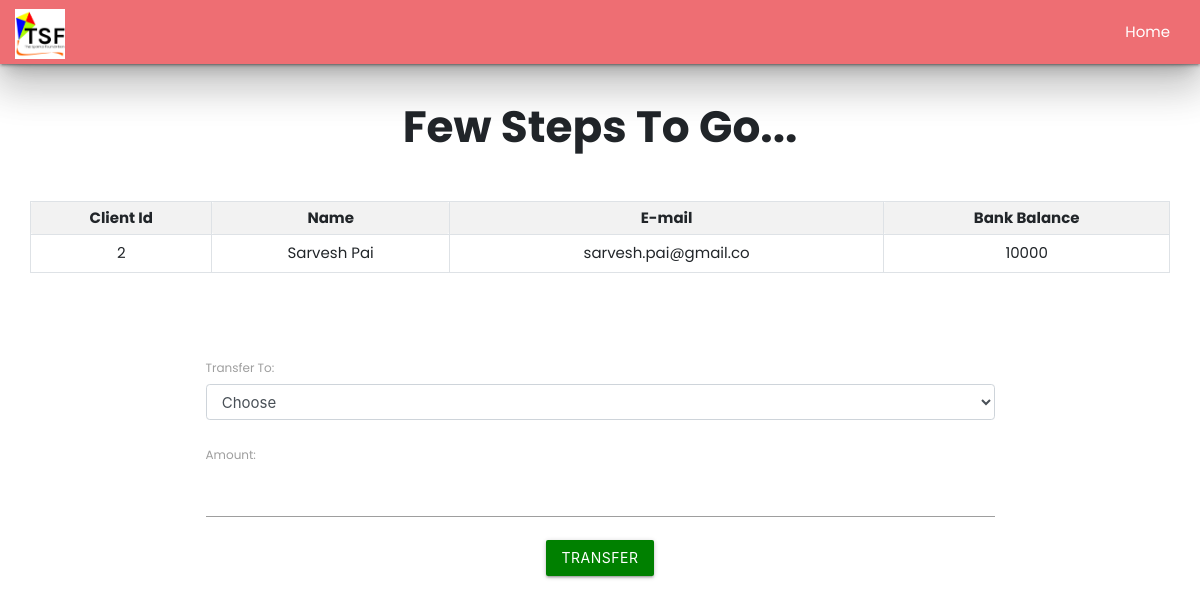
/php/userdetails.php?c_id=2, run on the app's committed database.
### tables this page shows
CREATE TABLE `clients` (
  `c_id` int(3) NOT NULL,
  `c_name` varchar(20) NOT NULL,
  `c_mail` varchar(20) DEFAULT NULL,
  `c_balance` int(10) NOT NULL
);

### php/userdetails.php (the view, shortened to what this page needs)
<!DOCTYPE html>
<html lang="en">
<head>
    <link rel="stylesheet" href="https://maxcdn.bootstrapcdn.com/bootstrap/4.0.0/css/bootstrap.min.css">
    <link rel="stylesheet" href="../css/style.css">
    <link rel="stylesheet" href="https://cdnjs.cloudflare.com/ajax/libs/materialize/1.0.0/css/materialize.min.css">
</head>
<body>
    <?php
    include 'navbar.php';
    ?>
    <div class="center mt-0 accent-3">
        <h3><b>Few Steps To Go...</b></h3>
    </div>
    <div class="container-fluid">
        <?php
        include './connection.php';
        if (isset($_REQUEST['c_id'])) {
            $sid = $_GET['c_id'];
            $sql = "SELECT * FROM  clients where c_id=$sid";
            $result = mysqli_query($conn, $sql);
            $rows = mysqli_fetch_assoc($result);
        }
        ?>
        <form method="post" name="tcredit" class="tabletext"><br>
            <div class="container-fluid">
                <table class="table table-sm table-striped table-condensed table-bordered">
                    <tr>
                        <th class="text-center">Client Id</th>
                        <th class="text-center">Name</th>
                        <th class="text-center">E-mail</th>
                        <th class="text-center">Bank Balance</th>
                    </tr>
                    <tr>
                        <td class="center py-2"><?php echo (isset($rows['c_id']) ? $rows['c_id'] : ''); ?></td>
                        <td class="center py-2"><?php echo (isset($rows['c_name']) ? $rows['c_name'] : ''); ?></td>
                        <td class="center py-2"><?php echo (isset($rows['c_mail']) ? $rows['c_mail'] : ''); ?></td>
                        <td class="center py-2"><?php echo (isset($rows['c_balance']) ? $rows['c_balance'] : ''); ?></td>
                    </tr>
                </table>
            </div>
            <div class="container">
                <br><br><br>
                <label for="to">Transfer To:</label>
                <select id="to" name="to" class="form-control" required>
                    <option value="" disabled selected>Choose</option>
            </div>
            <br>
            <label for="amount">Amount:</label>
            <input type="number" class="form-control border-black" name="amount" id="amount" required>
            <div class="text-center">
                <button class="btn mt-3" style="background-color: green" name="submit" type="submit" id="myBtn">Transfer</button>
            </div>
            <br>
        </form>
    </div>
</body>
</html>

### css/style.css (style rules this page uses)
body { font-family: Poppins; margin: 0; }

### php/userdetails.php (style rules this page uses)
.mt-0 { padding: 10px; top: 0; }
* { font-family: Poppins; }

### data on the page
clients: c_id "2", c_name "Sarvesh Pai", c_mail "sarvesh.pai@gmail.co", c_balance "10000"
